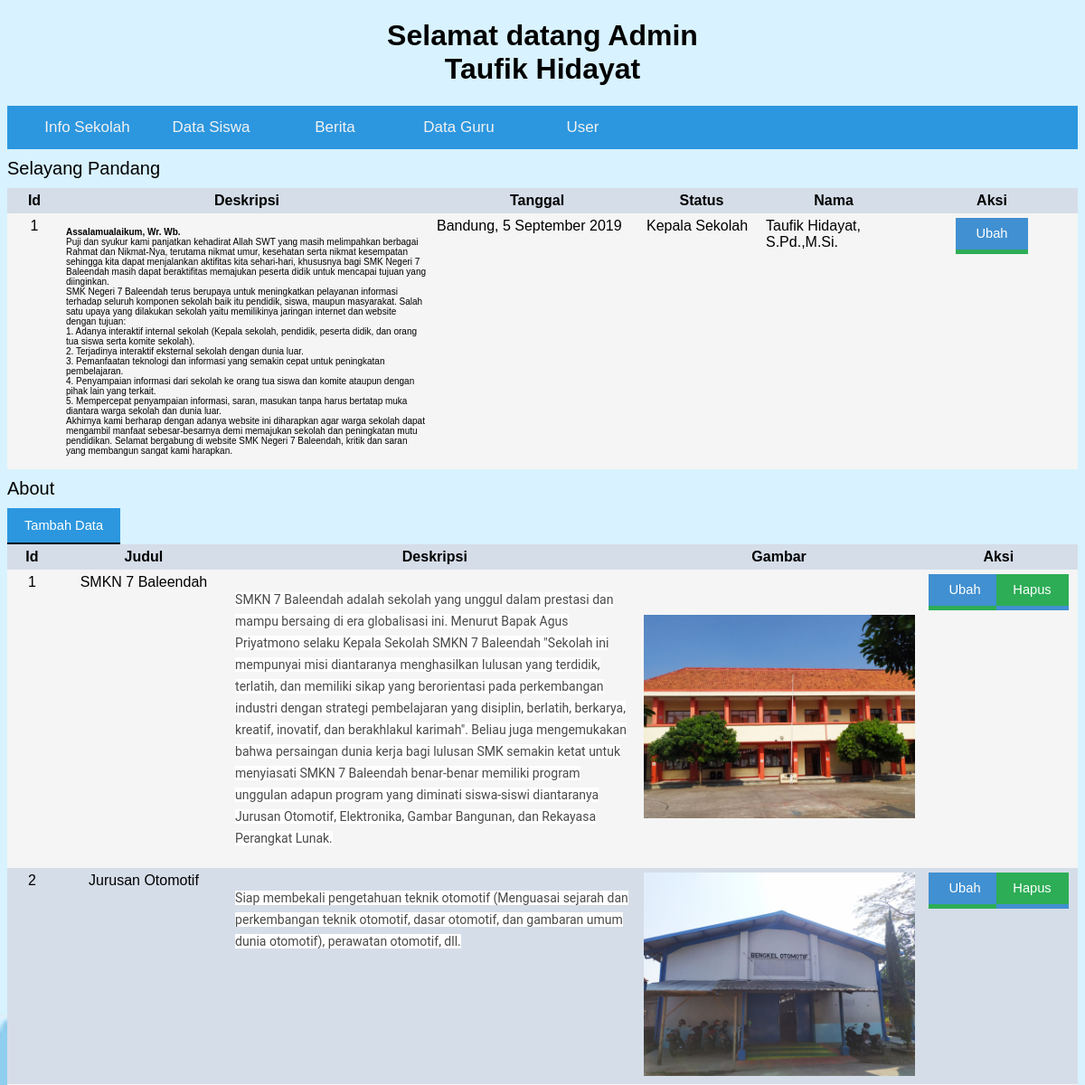
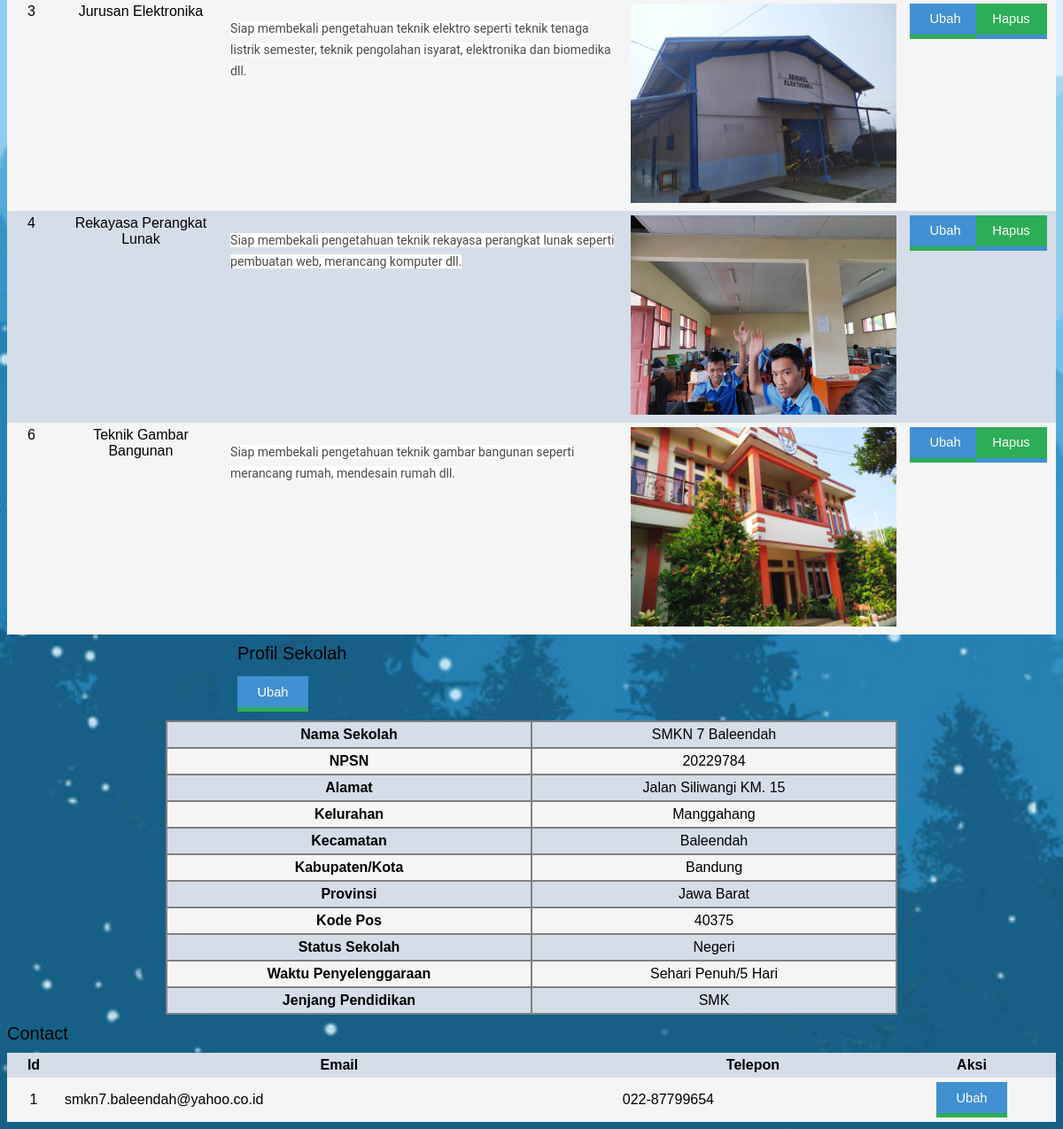
Page /login/dashboard/admin/index.php?menu=info_sekolah (signed in) on the committed database (2 pictures, top to bottom).
### tables this page shows
CREATE TABLE `selayang` (
  `id` int(11) NOT NULL,
  `deskripsi` text NOT NULL,
  `tanggal` text NOT NULL,
  `status` varchar(50) NOT NULL,
  `nama` varchar(50) NOT NULL
);

CREATE TABLE `about` (
  `id` int(11) NOT NULL,
  `judul` varchar(50) NOT NULL,
  `deskripsi` text NOT NULL,
  `gambar` varchar(50) NOT NULL
);

CREATE TABLE `profil_sekolah` (
  `id` int(11) NOT NULL,
  `nama` varchar(50) NOT NULL,
  `npsn` varchar(10) NOT NULL,
  `alamat` text NOT NULL,
  `kelurahan` varchar(50) NOT NULL,
  `kecamatan` varchar(50) NOT NULL,
  `kabupaten` varchar(50) NOT NULL,
  `provinsi` varchar(50) NOT NULL,
  `kodepos` varchar(5) NOT NULL,
  `status` varchar(50) NOT NULL,
  `waktu` varchar(50) NOT NULL,
  `jenjang` varchar(50) NOT NULL
);

CREATE TABLE `kontak` (
  `id` int(11) NOT NULL,
  `email` varchar(50) NOT NULL,
  `telepon` varchar(25) NOT NULL
);

### login/dashboard/admin/info_sekolah.php (the view)
<p style="font-size: 15pt; margin: 10px 0 10px 0;">Selayang Pandang</p>
<table width="100%" cellspacing="0" cellpadding="5">
		<tr>
			<th width="50">Id</th>
			<th width="400">Deskripsi</th>
			<th>Tanggal</th>
			<th>Status</th>
			<th width="150">Nama</th>
			<th colspan="2" width="100">Aksi</th>
		</tr>
		<?php
			include "koneksi.php";
			$sql = mysqli_query($koneksi, "SELECT * FROM selayang");
			while($data = mysqli_fetch_array($sql)): ?>
				<tr>
				<td align="center" valign="top"><?= $data['id'] ?></td>
				<td valign="top"><font size=1><?= $data['deskripsi'] ?></font></td>
				<td valign="top"><?= $data['tanggal'] ?></td>
				<td valign="top"><?= $data['status'] ?></td>
				<td valign="top"><?= $data['nama'] ?></td>
				<td valign="top" align="center" width="180px"><a href="ubah/form_ubah_selayang.php?id=<?= $data['id']; ?> "><button class="tombol_ubah">Ubah</button></a></td>
			<?php endwhile; ?>
</table>
<p style="font-size: 15pt; margin: 10px 0 10px 0;">About</p>
<a href="tambah/form_simpan_about.php"><button class="tombol_tambah">Tambah Data</button></a>
<table width="100%" cellspacing="0" cellpadding="5">
		<tr>
			<th width="50">Id</th>
			<th width="200">Judul</th>
			<th width="500">Deskripsi</th>
			<th>Gambar</th>
			<th colspan="2" width="100">Aksi</th>
		</tr>
		<?php
			include "koneksi.php";
			$sql = mysqli_query($koneksi, "SELECT * FROM about");
			while($data = mysqli_fetch_array($sql)): ?>
				<tr>
				<td align="center" valign="top"><?= $data['id'] ?></td>
				<td align="center" valign="top"><?= $data['judul'] ?></td>
				<td valign="top"><font size=3><?= $data['deskripsi'] ?></font></td>
				<td align="center"><img src="../images/<?= $data['gambar'] ?>" width="300"></td>
				<td valign="top" align="center" width="180px"><a href="ubah/form_ubah_about.php?id=<?= $data['id']; ?> "><button class="tombol_ubah">Ubah</button></a>&nbsp;<a href="hapus/proses_hapus_about.php?id=<?= $data['id']; ?> "><button class="tombol_hapus">Hapus</button></a></td>
			<?php endwhile; ?>
</table>
<p style="font-size: 15pt; margin: 10px 0 5px 260px;">Profil Sekolah</p><br>
	<?php
			include "koneksi.php";
			$sql = mysqli_query($koneksi, "SELECT * FROM profil_sekolah");
			$data = mysqli_fetch_array($sql);
	?>
  	<a href="ubah/form_ubah_profil.php?id=<?= $data['id'] ?> "><button class="tombol_ubah" style="margin: -50px 0 10px 260px;">Ubah</button></a>
<center><table cellspacing="0" cellpadding="5" border="1" bordercolor="grey">
		<tr>
			<th width="400" align="center">Nama Sekolah</th>
			<td width="400" align="center"><?= $data['nama']?></td>
		</tr>
		<tr>
			<th align="center">NPSN</th>
			<td align="center"><?= $data['npsn']?></td>
		</tr>
		<tr>
			<th align="center">Alamat</th>
			<td align="center"><?= $data['alamat']?></td>
		</tr>
		<tr>
			<th align="center">Kelurahan</th>
			<td align="center"><?= $data['kelurahan']?></td>
		</tr>
		<tr>
			<th align="center">Kecamatan</th>
			<td align="center"><?= $data['kecamatan']?></td>
		</tr>
		<tr>
			<th align="center">Kabupaten/Kota</th>
			<td align="center"><?= $data['kabupaten']?></td>
		</tr>
		<tr>
			<th align="center">Provinsi</th>
			<td align="center"><?= $data['provinsi']?></td>
		</tr>
		<tr>
			<th align="center">Kode Pos</th>
			<td align="center"><?= $data['kodepos']?></td>
		</tr>
		<tr>
			<th align="center">Status Sekolah</th>
			<td align="center"><?= $data['status']?></td>
		</tr>
		<tr>
			<th align="center">Waktu Penyelenggaraan</th>
			<td align="center"><?= $data['waktu']?></td>
		</tr>
		<tr>
			<th align="center">Jenjang Pendidikan</th>
			<td align="center"><?= $data['jenjang']?></td>
		</tr>
</table></center>
<p style="font-size: 15pt; margin: 10px 0 10px 0;">Contact</p>
<table width="100%" cellspacing="0" cellpadding="5">
		<tr>
			<th width="50">Id</th>
			<th>Email</th>
			<th>Telepon</th>
			<th colspan="2" width="100">Aksi</th>
		</tr>
		<?php
			include "koneksi.php";
			$sql = mysqli_query($koneksi, "SELECT * FROM kontak");
			while($data = mysqli_fetch_array($sql)): ?>
				<tr>
				<td align="center"><?= $data['id'] ?></td>
				<td><?= $data['email'] ?></td>
				<td><?= $data['telepon'] ?></td>
				<td align="center" width="180px"><a href="ubah/form_ubah_kontak.php?id=<?= $data['id']; ?> "><button class="tombol_ubah">Ubah</button></a></td>
			<?php endwhile; ?>
</table>

### login/dashboard/admin/index.php (shortened to what this page needs)
<!DOCTYPE html>
<html>
<head>
	<link rel="stylesheet" type="text/css" href="style.css">
</head>
<body>
	<center><h1>Selamat datang <b><?php echo $_SESSION['level'];?><br><?php echo $_SESSION['nama'];?></b></h1></center>
	<div id="navbar">
		<div class="nav">
		 <a href="index.php?menu=info_sekolah">Info Sekolah</a>
			<a href="index.php?menu=data_siswa">Data Siswa</a>
			<a href="index.php?menu=berita">Berita</a>
			<a href="index.php?menu=data_guru">Data Guru</a>
			<a href="index.php?menu=user">User</a>
		</div>
	</div>
	<?php
		if (isset($_GET["menu"])) {
			if ($_GET["menu"] == "info_sekolah") {
				include "info_sekolah.php";
			}else if ($_GET["menu"] == "data_siswa") {
				include "data_siswa.php";
			}else if ($_GET["menu"] == "berita") {
				include "berita.php";
			}else if ($_GET["menu"] == "data_guru") {
				include "data_guru.php";
			}else if ($_GET["menu"] == "user") {
				include "user.php";
			}else if ($_GET["menu"] == "landing") {
				include "landing.php";
			}
		}
	?>
</body>
</html>

### login/dashboard/admin/style.css (style rules this page uses)
* { font-family: Arial; }
#navbar { overflow: hidden; background-color: #2c97df; }
#navbar a { float: left; display: block; color: #f2f2f2; text-align: center; padding: 14px 16px; text-decoration: none; font-size: 17px; }
.nav { width: 1400px; margin-left: 20px; margin-right: 20px; }
.nav a { width: 105px; }
body { background: url(bg.jpg); background-repeat: no-repeat; background-size: cover; background-attachment: fixed; }
table tr:nth-child(even) { background: #f5f5f5; }
table tr:nth-child(odd) { background: #d5dde8; }
.tombol_ubah { width: 80px; height: 40px; background: #4190d1; color:white; border-top: 0; border-left: 0; border-right: 0; border-bottom: 5px solid #2dad56; text-decoration: none; font-family: sans-serif; font-size: 11pt; transition: 0.5s; }
.tombol_hapus { width: 80px; height: 40px; background: #2dad56; color:white; border-top: 0; border-left: 0; border-right: 0; border-bottom: 5px solid #4190d1; margin-left: -10px; text-decoration: none; font-family: sans-serif; font-size: 11pt; transition: 0.5s; }
.tombol_tambah { width: 125px; height: 40px; background: #2c97df; border-top: 0; border-left: 0; border-right: 0; margin-left: 0px; color:white; text-decoration: none; font-family: sans-serif; font-size: 11pt; transition: 0.5s; float: left; }

### rows in the picture
selayang: id "1", deskripsi "Assalamualaikum, Wr. Wb. Puji dan syukur kami panjatkan kehadirat Allah SWT yang masih melimpahkan berbagai Rahmat dan Nikmat-Nya, terutama nikmat umur, kesehatan serta nikmat kesempatan sehingga kita dapat menjalankan aktifitas kita sehari-hari, khususnya bagi SMK Negeri 7 Baleendah masih dapat beraktifitas memajukan peserta didik untuk mencapai tujuan yang diinginkan. SMK Negeri 7 Baleendah terus berupaya untuk meningkatkan pelayanan informasi terhadap seluruh komponen sekolah baik itu pendidik, siswa, maupun masyarakat. Salah satu upaya yang dilakukan sekolah yaitu memilikinya jaringan internet dan website dengan tujuan: 1. Adanya interaktif internal sekolah (Kepala sekolah, pendidik,…", tanggal "Bandung, 5 September 2019", status "Kepala Sekolah", nama "Taufik Hidayat, S.Pd.,M.Si."
about: id "1", judul "SMKN 7 Baleendah", deskripsi "SMKN 7 Baleendah adalah sekolah yang unggul dalam prestasi dan mampu bersaing di era globalisasi ini. Menurut Bapak Agus Priyatmono selaku Kepala Sekolah SMKN 7 Baleendah \"Sekolah ini mempunyai misi diantaranya menghasilkan lulusan yang terdidik, terlatih, dan memiliki sikap yang berorientasi pada perkembangan industri dengan strategi pembelajaran yang disiplin, berlatih, berkarya, kreatif, inovatif, dan berakhlakul karimah\". Beliau juga mengemukakan bahwa persaingan dunia kerja bagi lulusan SMK semakin ketat untuk menyiasati SMKN 7 Baleendah benar-benar memiliki program unggulan adapun program yang diminati siswa-siswi diantaranya Jurusan Otomotif, Elektronika, Gambar Bangunan, dan…", gambar (picture)
about: id "2", judul "Jurusan Otomotif", deskripsi "Siap membekali pengetahuan teknik otomotif (Menguasai sejarah dan perkembangan teknik otomotif, dasar otomotif, dan gambaran umum dunia otomotif), perawatan otomotif, dll.", gambar (picture)
about: id "3", judul "Jurusan Elektronika", deskripsi "Siap membekali pengetahuan teknik elektro seperti teknik tenaga listrik semester, teknik pengolahan isyarat, elektronika dan biomedika dll.", gambar (picture)
about: id "4", judul "Rekayasa Perangkat Lunak", deskripsi "Siap membekali pengetahuan teknik rekayasa perangkat lunak seperti pembuatan web, merancang komputer dll.", gambar (picture)
about: id "6", judul "Teknik Gambar Bangunan", deskripsi "Siap membekali pengetahuan teknik gambar bangunan seperti merancang rumah, mendesain rumah dll.", gambar (picture)
profil_sekolah: nama "SMKN 7 Baleendah", npsn "20229784", alamat "Jalan Siliwangi KM. 15", kelurahan "Manggahang", kecamatan "Baleendah", kabupaten "Bandung", provinsi "Jawa Barat", kodepos "40375", status "Negeri", waktu "Sehari Penuh/5 Hari", jenjang "SMK"
kontak: id "1", email "smkn7.baleendah@yahoo.co.id", telepon "022-87799654"

### other values in the picture
$_SESSION['level'] "Admin"
$_SESSION['nama'] "Taufik Hidayat"
